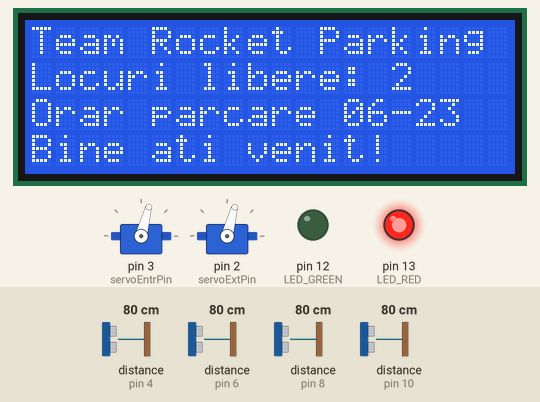
A sketch run on a simulated Arduino Uno, built with avr-gcc and run on an emulated ATmega328P. Parts: 2 × servo, 20×4 character LCD, output pins drawn as LEDs (lit = HIGH). Wiring (inferred from the names in the program): 4 × ultrasonic range finder: trigger pin 5, echo pin 4 / trigger pin 7, echo pin 6 / trigger pin 9, echo pin 8 / trigger pin 11, echo pin 10. The inputs (shaded band) are chosen by the test bench; at power-on: distance to the obstacle (sensors on pin 10, pin 8, pin 6, pin 4) 80 cm. The echo pulse lasts 58.3 µs per cm; pins used as bus, display or sensor lines are not drawn; what the sketch prints to the serial monitor is not drawn.

Above: at 1.5 s.
1.6 s: distance to the obstacle (sensor on pin 10) set to 8 cm
3.1 s: distance to the obstacle (sensor on pin 10) set to 5 cm
At 3.6 s:
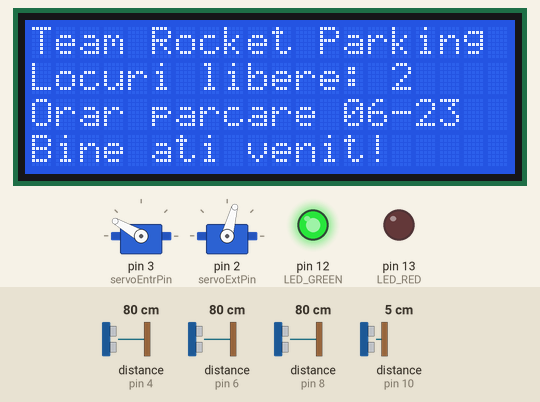
At 4.1 s:
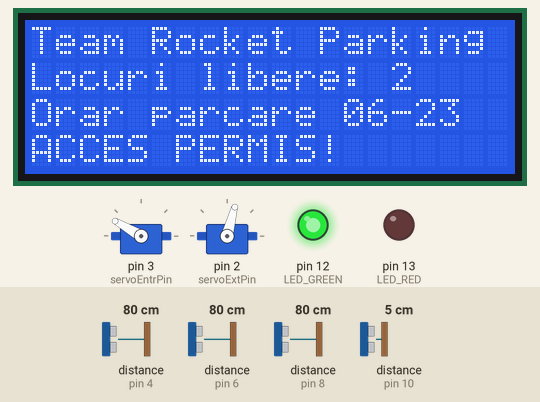
5.2 s: distance to the obstacle (sensor on pin 8) set to 2 cm
8.2 s: distance to the obstacle (sensor on pin 6) set to 8 cm
11.2 s: distance to the obstacle (sensor on pin 6) set to 5 cm
At 12.4 s:
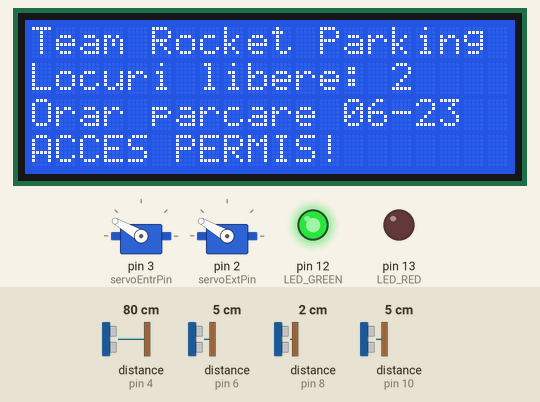
12.7 s: distance to the obstacle (sensor on pin 10) set to 18 cm
At 14.8 s:
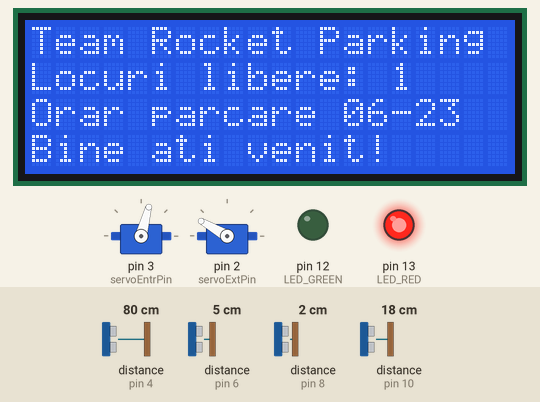
Timing chart, 0 to 16.1 s (numbered marks = the images above; inputs shaded):
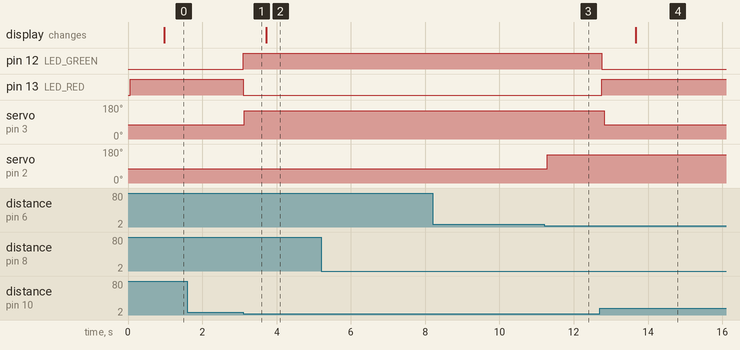

The sketch:

ArduinoHwControl.ino
```cpp
#include<LiquidCrystal_I2C.h>
#include<Wire.h>
#include <Servo.h>
#define trigPin1 11
#define echoPin1 10
#define trigPin2 9
#define echoPin2 8
#define trigPin3 7
#define echoPin3 6
#define trigPin4 5
#define echoPin4 4
#define LED_RED 13
#define LED_GREEN 12
#define servoEntrPin 3
#define servoExtPin 2
#define BARRIER_DOWN 75
#define BARRIER_RAISED 150
#define ENTR_SERVO 0x00
#define EXT_SERVO 0x01
#define MAX_CNT_PARK 10
#define DIST_SPIKE_FILTER 100
int pos = 0;
int park_cnt = 2;
long dist_entr = 0, dist_ext = 0;
String str;
bool Number_Valid = true;
bool car_in_front_of_entry_servo_barrier = false, car_in_front_of_ext_servo_barrier = false;
bool car_in_back_of_entry_servo_barrier = false, car_in_back_of_ext_servo_barrier = false;
int Entr_servo_crr = BARRIER_DOWN, Ext_servo_crr = BARRIER_DOWN;
byte access_denied_flag = 0x00;
byte parking_full_flag = 0x00;
byte state_entr = 0x00, state_ext = 0x00;
byte display_print_cnt = 0;
const byte display_print_cnt_max = 10;
Servo servo_entr, servo_ext;
LiquidCrystal_I2C lcd(0x27, 20, 4);
void setup()
{
  pinMode(trigPin1, OUTPUT);
  pinMode(echoPin1, INPUT);
  pinMode(trigPin2, OUTPUT);
  pinMode(echoPin2, INPUT);
  pinMode(trigPin3, OUTPUT);
  pinMode(echoPin3, INPUT);
  pinMode(trigPin4, OUTPUT);
  pinMode(echoPin4, INPUT);
  pinMode(LED_RED, OUTPUT);
  pinMode(LED_GREEN, OUTPUT);
  servo_entr.attach(servoEntrPin);
  servo_entr.write(BARRIER_DOWN);
  servo_ext.attach(servoExtPin);
  servo_ext.write(BARRIER_DOWN);
  lcd.init();
  lcd.backlight();
  Serial.begin(9600);
  TrafficLights_OFF();
}

void TrafficLights_ON()
{
  digitalWrite(LED_GREEN, HIGH);
  digitalWrite(LED_RED, LOW);
}

void TrafficLights_OFF()
{
  digitalWrite(LED_RED, HIGH);
  digitalWrite(LED_GREEN, LOW);
}


long getSensorDistance(int trigPin, int echoPin)
{
  long distance, duration;
  digitalWrite(trigPin, LOW);
  delayMicroseconds(5);
  digitalWrite(trigPin, HIGH);
  delayMicroseconds(10);
  digitalWrite(trigPin, LOW);
  duration = pulseIn(echoPin, HIGH);
  distance = (duration / 2.0) / 29.1;
  distance = distance <= DIST_SPIKE_FILTER ? distance : DIST_SPIKE_FILTER;
  return distance;
}
byte print_lcd_line(String str_in, byte disp_row, byte disp_col) {
  byte lcd_fault = 0x00; //default
  if (!(disp_row < 20 && disp_col < 4))
    lcd_fault = 0x01;
  else {
    lcd.setCursor(disp_row, disp_col);
    lcd.print(str_in);
  }
  return lcd_fault;
}
void moveServo(int pos, byte servo_id) {
  //if (Serial.available()) {
  //char cmd=Serial.read();
  //pos=Serial.parseInt();
  if ((Entr_servo_crr != pos && servo_id == ENTR_SERVO) || (Ext_servo_crr != pos && servo_id == EXT_SERVO)) {
    Serial.print("Servo id :");
    Serial.print(servo_id);
    Serial.print(" Servo pos :");
    Serial.println(pos);
    if (pos >= 0 && pos <= 180) {
      switch (servo_id) {
        case ENTR_SERVO:
          servo_entr.write(pos);
          Entr_servo_crr = pos;
          break;
        case EXT_SERVO:
          servo_ext.write(pos);
          Ext_servo_crr = pos;
          break;
      }
    }
  }
}
void raise_barrier_routine(long distance_in, byte lower_tresh, byte upper_tresh, byte servo_id ) {
  if (distance_in >= lower_tresh && distance_in <= upper_tresh) {
    if (servo_id == ENTR_SERVO&&car_in_back_of_entry_servo_barrier==false) {
      car_in_front_of_entry_servo_barrier = true;
      if (park_cnt > 0 && Number_Valid == true) {
        TrafficLights_ON();
        state_entr = 1;
      }
      else {
        TrafficLights_OFF;
        state_entr = 0;
      }
    }
    else if (servo_id == EXT_SERVO&&car_in_back_of_ext_servo_barrier==false) {
      car_in_front_of_ext_servo_barrier = true;
      state_ext = 1;
    }

  } else {
    if (servo_id == ENTR_SERVO)
      car_in_front_of_entry_servo_barrier = false;
    else if (servo_id == EXT_SERVO)
      car_in_front_of_ext_servo_barrier = false;
  }

  if (car_in_front_of_entry_servo_barrier == true&&servo_id == ENTR_SERVO)
    if (!(park_cnt <= 0 && servo_id == ENTR_SERVO))
      moveServo(BARRIER_RAISED, ENTR_SERVO);
  if(car_in_front_of_ext_servo_barrier == true&&servo_id == EXT_SERVO)
    if(  !(park_cnt >= MAX_CNT_PARK && servo_id == EXT_SERVO))
    moveServo(BARRIER_RAISED, EXT_SERVO);

  if (Number_Valid == false)
    access_denied_flag = 1;
  else
    access_denied_flag = 0;
  if (park_cnt < 1)
    parking_full_flag = 1;
  else
    parking_full_flag = 0;
}
void lower_barrier_routine(long distance_in, byte lower_tresh, byte upper_tresh, byte servo_id) {

  if (distance_in >= lower_tresh && distance_in <= upper_tresh) {
    if (servo_id == ENTR_SERVO && car_in_front_of_entry_servo_barrier==false ) {
      car_in_back_of_entry_servo_barrier=true;
      if (state_entr == 1) {
        if (park_cnt > 0)
          park_cnt--;
        TrafficLights_OFF();
      }
      state_entr = 0;

    } else if (servo_id == EXT_SERVO&&car_in_front_of_ext_servo_barrier==false) {
      car_in_back_of_ext_servo_barrier=true;
      if (state_ext == 1) {
        if (park_cnt < MAX_CNT_PARK)
          park_cnt++;
      }
      state_ext = 0;
    }
  }   else {
    if (servo_id == ENTR_SERVO)
      car_in_back_of_entry_servo_barrier = false;
    else if (servo_id == EXT_SERVO)
      car_in_back_of_ext_servo_barrier = false;
  }
  Serial.print("back entry flag: ");
  Serial.print(car_in_back_of_entry_servo_barrier);
    Serial.print("back ext flag: ");
  Serial.println(car_in_back_of_ext_servo_barrier);
    if (car_in_back_of_entry_servo_barrier == true&&servo_id == ENTR_SERVO||car_in_back_of_ext_servo_barrier == true&&servo_id == EXT_SERVO)
      moveServo(BARRIER_DOWN, servo_id);

}
void parking_entry_detect_routine() {

  dist_entr = getSensorDistance(trigPin1, echoPin1);
  raise_barrier_routine(dist_entr, 2, 5, ENTR_SERVO);

  dist_entr = getSensorDistance(trigPin2, echoPin2);
  lower_barrier_routine(dist_entr, 2, 5, ENTR_SERVO);
}
void parking_exit_detect_routine() {

  dist_ext = getSensorDistance(trigPin3, echoPin3);
  raise_barrier_routine(dist_ext, 2, 5, EXT_SERVO);

  dist_ext = getSensorDistance(trigPin4, echoPin4);
  lower_barrier_routine(dist_ext, 2, 5, EXT_SERVO);

}
void lcd_clear_lines() {
  str = "                    "; //20 char
  for (int index = 0; index < 4; index++)
    print_lcd_line(str, 0, index);
}
void print_to_lcd() {
  if (display_print_cnt < display_print_cnt_max) // de mutat toate afisarile in o singura functie
    display_print_cnt++;
  else {
    //lcd.clear();//sau
    lcd_clear_lines();
    display_print_cnt = 0;
#if false
    str = "Locuri disp: " + String(park_cnt);
    print_lcd_line(str, 0, 0);
    str = "Dist sensor1: " + String(ENT_SERV_S1_avg) + " cm";
    print_lcd_line(str, 0, 1);
    str = "Dist sensor2: " + String(ENT_SERV_S2_avg) + " cm";
    print_lcd_line(str, 0, 2);
#endif
    str = "Team Rocket Parking";
    print_lcd_line(str, 0, 0);
    str = "Locuri libere: " + String(park_cnt);
    print_lcd_line(str, 0, 1);
    str = "Orar parcare 06-23";
    print_lcd_line(str, 0, 2);
    str = "Bine ati venit!";

    if (state_entr == 1)
      str = "ACCES PERMIS!";
    if (access_denied_flag == 1)
      str = "ACCES RESPINS!";
    if (parking_full_flag == 1)
      str = "PARCARE PLINA!";
    print_lcd_line(str, 0, 3);
  }
}
void loop()
{
  parking_entry_detect_routine();
  parking_exit_detect_routine();
  print_to_lcd();
} //to do workaround to floating point operations for buffers
```

Measured:
- the behaviour switches between 7 and 6 cm on distance to the obstacle (sensor on pin 10) (found by bisection; images 0 and 1)
- the behaviour switches between 7 and 6 cm on distance to the obstacle (sensor on pin 6) (found by bisection; images 2 and 3)
- after the input at 1.6 s, every drawn part: stays the same
- after the input at 3.1 s, pin 12 (LED_GREEN): LOW → HIGH at once; pin 13 (LED_RED): HIGH → LOW at once; servo on pin 3 (servoEntrPin): 75° → 150° at once
- after the input at 5.2 s, every drawn part: stays the same
- after the input at 8.2 s, every drawn part: stays the same
- after the input at 11.2 s, servo on pin 2 (servoExtPin): 75° → 150° after 0.09 s
- after the input at 12.7 s, pin 12 (LED_GREEN): HIGH → LOW after 0.05 s; pin 13 (LED_RED): LOW → HIGH after 0.05 s; servo on pin 3 (servoEntrPin): 150° → 75° after 0.12 s; the display: changes after 0.97 s (image 4)
